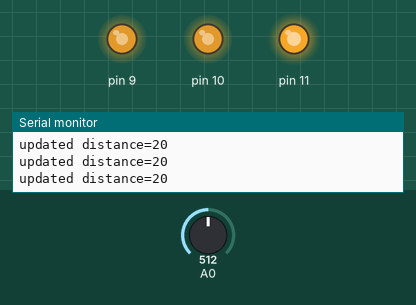
Bench run of a sketch on a simulated Arduino Uno, built with avr-gcc and run on an emulated ATmega328P. Shown: output pins drawn as LEDs (lit = HIGH), the last lines printed to the serial monitor. The inputs (shaded band) are chosen by the test bench; at power-on: A0 = 512.

Above: at 1.2 s.
1.3 s: A0 set to 124
At 1.77 s:
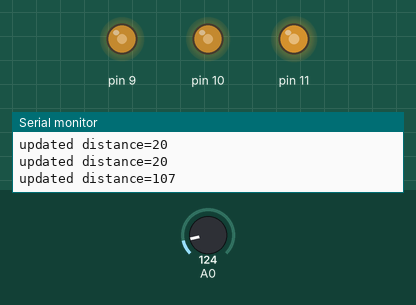
4.3 s: A0 set to 104
At 5.4 s:
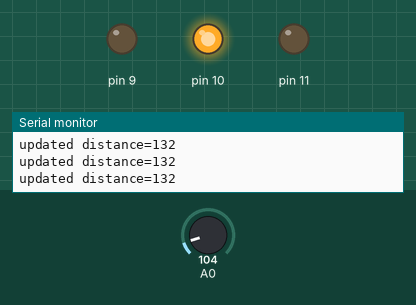
Timing chart, 0 to 7.3 s (numbered marks = the images above; inputs shaded):
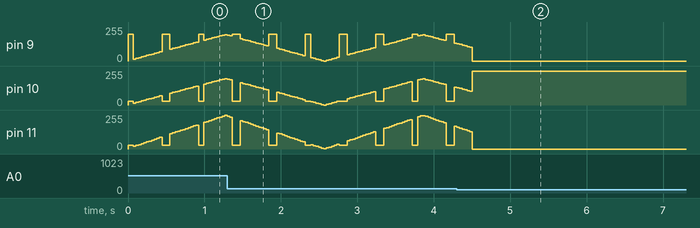

Measured:
- the behaviour switches between 113 and 112 on A0 (found by bisection; images 1 and 2)

The sketch:

rebirth.ino
```cpp
#include "color.hpp"
#include "animation.hpp"
#include "averager.hpp"

// Configuration
struct Pins {
  const static int LedR = 9;
  const static int LedG = 10;
  const static int LedB = 11;
  const static int DistanceSensor = 0; // analog in
};
// Advanced config, be careful
static const int reportIntervalMs = 300;
static const int animationIntervalMs = 33;
static const int averagingSamples = 20;

// At what distance the sensor will trigger
static const int idleDistanceCm = 120;
Input input = {
    timeMs: 1,
    idle: true,
    // Color when idle, no-one close to sensor
    idleColor: { 0, 255, 0 },
    // Time to complete one breathing cycle (milliseconds)
    breathingPeriodMs: 2500,
    // Color of the breathing at max
    breathingColor: { 200, 200, 255 },
    // How fast the heartbeat is beating (beats per minute)
    heartRate: 133,
    // Color of the heartbeat
    heartbeatColor: { 200, 30, 30 },
    // Duration of one heartbeat
    heartbeatLengthMs: 80,
};

// From https://github.com/guillaume-rico/SharpIR/blob/master/SharpIR.cpp#L97
int calculateDistanceCm(int value) {
  // for Sharp 2Y0A02
  return 60.374 * pow(map(value, 0, 1023, 0, 5000)/1000.0, -1.16);
}

// Variables
long nextReportTime = 0;
Averager<averagingSamples> averager;
long nextAnimationTime = 0;
int latestDistance = 666;
State state;

void setup() {
  pinMode(Pins::LedR, OUTPUT);
  pinMode(Pins::LedG, OUTPUT);
  pinMode(Pins::LedB, OUTPUT);
  pinMode(Pins::DistanceSensor, INPUT);
  Serial.begin(9600);
  const auto &c = input.idleColor;
  analogWrite(Pins::LedR, c.r);
  analogWrite(Pins::LedG, c.g);
  analogWrite(Pins::LedB, c.b);
}

void loop() {
  // Read the sensor values
  const int val = analogRead(Pins::DistanceSensor);
  averager.push(val);

  // Report sensor value, and update latestDistance
  const long currentTime = millis();
  if (currentTime >= nextReportTime) {
    static const int BUF_MAX = 50;
    char buf[BUF_MAX] = {0};
    latestDistance = calculateDistanceCm(averager.getMedian());
    snprintf(buf, BUF_MAX, "updated distance=%d\n", latestDistance);
    Serial.write(buf);
    nextReportTime = currentTime+reportIntervalMs;
  }

  // Update animation
  const long timePreAnimation = millis();
  if (timePreAnimation > nextAnimationTime) {
    // Update state
    input.idle = latestDistance > idleDistanceCm;

    // Forward time
    input.timeMs += animationIntervalMs;

    // WARN: does not respect parser.color (or visa verca)
    const State next = nextState(input, state);
    const RgbColor c = next.ledColor;
    analogWrite(Pins::LedR, c.r);
    analogWrite(Pins::LedG, c.g);
    analogWrite(Pins::LedB, c.b);

    nextAnimationTime = timePreAnimation+animationIntervalMs;
    state = next;
  }
}
```

animation.hpp
```cpp
// Experiment in using FRP-like techniques for embedded systems,
// applied to some LED animations

#ifndef REBIRTH_ANIMATION_HPP
#define REBIRTH_ANIMATION_HPP

#include <stdint.h>

#ifdef HAVE_JSON11
#include <json11.hpp>
#include <json11.cpp>
#endif

#include "color.hpp"


static inline int
mix(int A, int B, int a, int b, int total) {
    return (A*a + B*b) / (total);
}

//
RgbColor
mix(RgbColor a, RgbColor b, int balance, int total) {
    const int bMix = balance;
    const int aMix = total-balance;
    RgbColor ret = {
        (uint8_t)mix(a.r, b.r, aMix, bMix, total),
        (uint8_t)mix(a.g, b.g, aMix, bMix, total),
        (uint8_t)mix(a.b, b.b, aMix, bMix, total),
    };
    return ret;
}

// Anything that may influence the system (cause state to change)
struct Input {
    long timeMs;

    bool idle;
    RgbColor idleColor;

    int breathingPeriodMs;
    RgbColor breathingColor;

    int heartRate; // BPM
    RgbColor heartbeatColor;
    int heartbeatLengthMs;

#ifdef HAVE_JSON11
    json11::Json to_json() const {
        using namespace json11;
        return Json::object {
            //{"timeMs", (int)timeMs},
            {"breathingPeriodMs", breathingPeriodMs},
            {"heartRate", heartRate},
            //{"breathingColor", breathingColor.to_json()},
    };
}
#endif
};

// State of system
struct State {
    RgbColor ledColor;

    long timeMod;

#ifdef HAVE_JSON11
    json11::Json to_json() const {
        using namespace json11;
        return Json::object {
            {"timeMod", (double)timeMod},
        };
    }
#endif

};

struct Config {
    bool _;
};


#define between(val, lower, upper) (val >= lower && val <= upper) ? 1 : 0

long map(long x, long in_min, long in_max, long out_min, long out_max)
{
  return (x - in_min) * (out_max - out_min) / (in_max - in_min) + out_min;
}

#define constrain(amt,low,high) ((amt)<(low)?(low):((amt)>(high)?(high):(amt)))


static inline int
scale(uint8_t i, int factor, int max) {
    return (i*factor)/max;
}

RgbColor
scaleBrightness(RgbColor c, int factor, int max) {
    return {
        (uint8_t)scale(c.r, factor, max),
        (uint8_t)scale(c.g, factor, max),
        (uint8_t)scale(c.b, factor, max),
    };
}

//|     /| /     |
//|    / |/      |
int
sawWave(long time, int period, int low, int high) {
    const long pos = time % period;
    return constrain(map(pos, 0, period, low, high), low, high);
}

//|    /\  /\     |
//|   /  \/  \    |
// Note: a bit unorthodox in that we go from bottom to bottom
int
triangleWave(long time, int period, int low, int high) {
    const int halfPeriod = (period/2);
    const long pos = time % period;

    if (pos < halfPeriod) {
        // moving upwards
        const long p = time % halfPeriod;
        return map(p, 0, halfPeriod, low, high);
    } else {
        // moving downwards
        const long p = (time+halfPeriod) % halfPeriod;
        return map(p, 0, halfPeriod, high, low);
   }
}

State
nextState(const Input &input, const State& previous) {
    State s = previous;

    // Idle
    if (input.idle) {
        s.ledColor = input.idleColor;
        return s;
    }

    // Breathing
    const int max = 255;
    const long mod = triangleWave(input.timeMs, input.breathingPeriodMs, 0, max);
    RgbColor breathing = scaleBrightness(input.breathingColor, mod, max);

    // Heartbeat
    RgbColor heartbeat = input.heartbeatColor;
    const long heartbeatPeriod = ((long)1000*(long)60)/input.heartRate;
    const long heartbeatPos = input.timeMs % heartbeatPeriod;
    const int heartbeatMix = ( between(heartbeatPos, 1, input.heartbeatLengthMs) ) ?  max : 0;

    // Combine
    s.ledColor = mix(breathing, heartbeat, heartbeatMix, max);

    return s;
}

Input initialInputConfig() {
    static const Input initial = {
        timeMs: 1,
        idle: true,
        idleColor: { 0, 255, 0 },
        breathingPeriodMs: 2500,
        breathingColor: { 200, 200, 255 },
        heartRate: 133,
        heartbeatColor: { 200, 30, 30 },
        heartbeatLengthMs: 80,
    };
    return initial;
}


struct InteractionOutput {
    int heartRate;
    int breathingPeriod;
    bool aboveThreshold = false;
};
struct InteractionInput {
    long timeMs;
    int distanceCm;
    int distanceThresholdCm;
    int interpolationPeriodMs;
    int activeHeartRate;
    int activeBreathingPeriod;
};
struct InteractionState {
    long targetTimeMs;
    InteractionOutput target;
    InteractionOutput current;
};

InteractionInput
initialInteractionConfig() {
    const InteractionInput initial = {
        timeMs: 1,
        distanceCm: 300,
        distanceThresholdCm: 120,
        interpolationPeriodMs: 1000,
        activeHeartRate: 133,
        activeBreathingPeriod: 900,
    };
    return initial;
}


int
interpolate(long distance, int from, int to, int maxDistance) {
    if (distance < 0) {
        return to;
    }
    const long fromTarget = maxDistance-distance;
    return map(fromTarget, 0, maxDistance, from, to);
}

bool
basicallySame(InteractionOutput a, InteractionOutput b) {
    const bool sameRate = abs(a.heartRate - b.heartRate) < 10;
    const bool samePeriod = abs(a.breathingPeriod - b.breathingPeriod) < 100;
    return sameRate && samePeriod;
}

InteractionState
interactionNext(const InteractionInput &in, const InteractionState& prev) {
    // calculate targets from input
    // TODO: scale intensity up by inverse proportion of distance
    InteractionOutput desired;
    const bool aboveThreshold = in.distanceCm > in.distanceThresholdCm;
    if (aboveThreshold) {
        desired.heartRate = 50;
        desired.breathingPeriod = 2100;
    } else {
        desired.heartRate = in.activeHeartRate;
        desired.breathingPeriod = in.activeBreathingPeriod;
    }

    InteractionState state = prev;
    if (basicallySame(desired, prev.current)) {
        // difference is small, can jump straight to new
        state.current = desired;
    } else {
        if (!basicallySame(desired, prev.target)) {
            // target changed and we need (more) time to get there
            state.targetTimeMs = in.timeMs + in.interpolationPeriodMs;
        }
        state.target = desired;

        // interpolation
        InteractionOutput i;
        InteractionOutput from = prev.current;
        const long dist = state.targetTimeMs - in.timeMs;
        const long period = in.interpolationPeriodMs;
        i.heartRate = interpolate(dist, from.heartRate, desired.heartRate, period);
        i.breathingPeriod = interpolate(dist, from.breathingPeriod, desired.breathingPeriod, period);

        // TODO: test and actually use the interpolation
        state.current = i;
        state.current = desired;
    }

    state.target.aboveThreshold = aboveThreshold;
    state.current.aboveThreshold = aboveThreshold;

    return state;
}


#endif //REBIRTH_ANIMATION_HPP
```

averager.hpp
```cpp
#include <stdlib.h>
#include <string.h>

int int_cmp(const void *a, const void *b) {
  const int *ia = (const int *)a;
  const int *ib = (const int *)b;
  return *ia  - *ib;
}

template <int Length>
class Averager {
public:
  // collect values
  void push(int value) {
    buffer[index++] = value;
    if (index >= size) {
      index = 0;
    }
  }
  // calculate median of the values
  // NOTE: if not completely filled yet, will give arbitrary result
  int getMedian() {
    int samples[size];
    memcpy(samples, buffer, sizeof(int)*size);
    qsort(samples, size, sizeof(int), int_cmp);
    return samples[size/2];
  }

private:
  int buffer[Length];
  const int size = Length;
  int index = 0;
};
```

color.hpp
```cpp
#ifndef REBIRTH_COLOR_HPP
#define REBIRTH_COLOR_HPP

struct RgbColor {
    uint8_t r;
    uint8_t g;
    uint8_t b;
#ifdef HAVE_JSON11
    json11::Json to_json() const {
        return json11::Json::object {
            {"r", r},
            {"g", g},
            {"b", b},
    };
}
    std::string to_string() {
        char buf[100];
        snprintf(buf, 100, "RgbColor(%d, %d, %d)", r, g, b);
        return std::string(buf);
    }
#endif

    bool operator==(const RgbColor &other) {
        const bool equals = \
            (r == other.r) &&
            (g == other.g) &&
            (b == other.b);
        return equals;
    }

public:
    static RgbColor fromHexString(const char *);
};

RgbColor
RgbColor::fromHexString(const char *str) {
    int r, g, b;
    sscanf(str, "#%02x%02x%02x", &r, &g, &b);
    const RgbColor c = { (uint8_t)r, (uint8_t)g, (uint8_t)b };
    return c;
}

#endif //REBIRTH_COLOR_HPP
```
